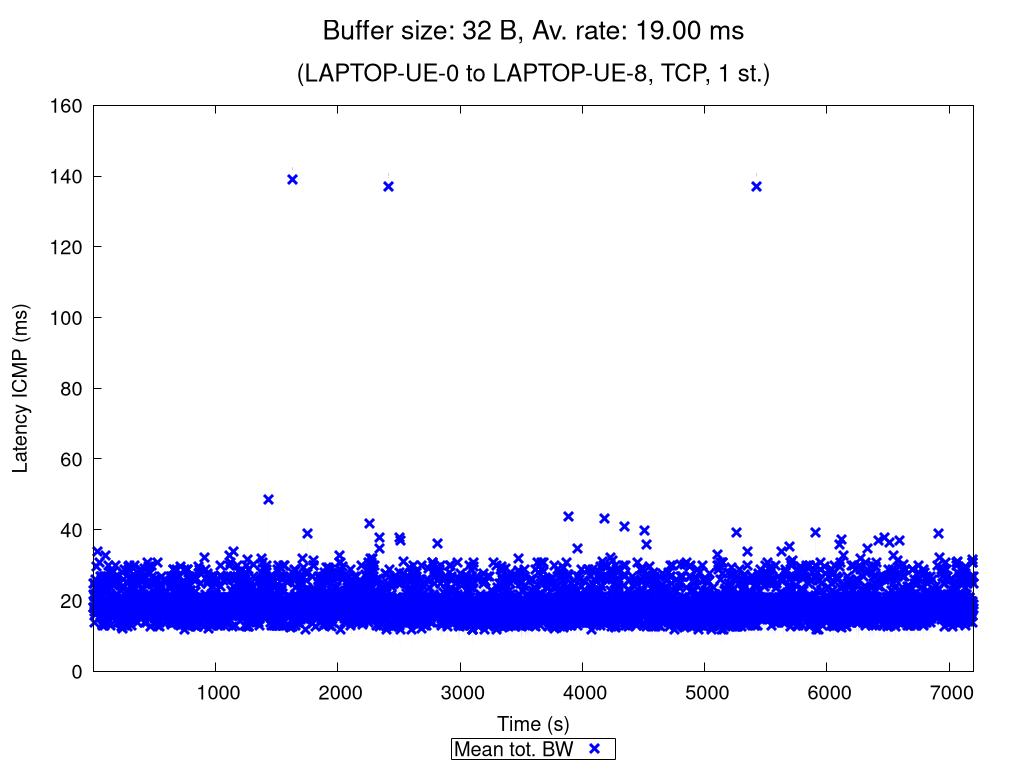

Write gnuplot code to recreate this figure.
set terminal pngcairo nocrop enhanced size 1024,768 font "Verdana,15"
set output "TCP_1_st_2020_11_06_18-25-27_one2two_00032B.png"

set title "{/=20 Buffer size: 32 B, Av. rate: 19.00 ms}\n\n{/=18 (LAPTOP-UE-0 to LAPTOP-UE-8, TCP, 1 st.)}"

set xlabel "Time (s)"
set ylabel "Latency ICMP (ms)"
set ytics nomirror
set key bmargin center horizontal box samplen 1 width -1
set bmargin 4.6
set rmargin 4.5

rf = 1.0  # rate factor
set style fill transparent solid 0.2 noborder
set autoscale xfix
plot "TCP_1_st_2020_11_06_18-25-27_one2two_00032B_iperf_processed.dat" using 1:($2/rf-$3/rf):($2/rf+$3/rf) with filledcurves lc rgb "blue" notitle, \
     "" using 1:($2/rf) with points pt 2 ps 1.5 lw 3 lc rgb "blue" title "Mean tot. BW", \
